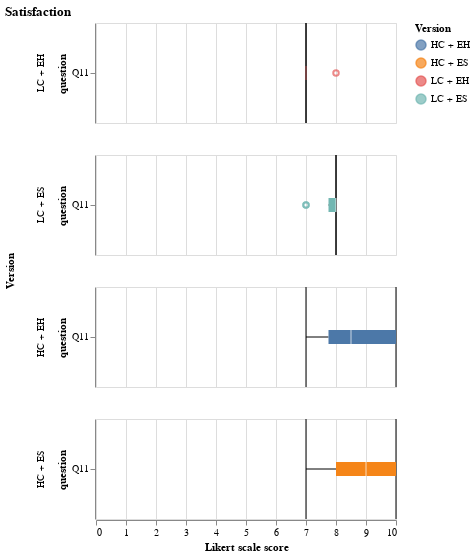

Here is the notebook cell this chart was saved with:
### Code cell
charts[1]

### Figure 1 — Vega-Lite specification as saved in the notebook (floating-point values rounded to 4 significant figures)
{"config": {"view": {"continuousWidth": 300, "continuousHeight": 300}}, "data": {"name": "data-ddba6549e6157d6fbefa704cefbaf4f3"}, "mark": {"type": "boxplot", "ticks": true}, "encoding": {"color": {"field": "version", "title": "Version", "type": "nominal"}, "row": {"field": "version", "sort": ["LC + EH", "LC + ES", "HC + EH", "HC + ES"], "spacing": 30, "title": "Version", "type": "nominal"}, "x": {"field": "value", "scale": {"domain": [0, 10]}, "title": "Likert scale score", "type": "quantitative"}, "y": {"field": "question", "sort": ["LC + EH", "LC + ES", "HC + EH", "HC + ES"], "type": "nominal"}}, "height": 100, "title": "Satisfaction", "$schema": "https://vega.github.io/schema/vega-lite/v5.8.0.json", "datasets": {"data-ddba6549e6157d6fbefa704cefbaf4f3": [{"version": "LC + ES", "question": "Q11", "value": 8}, {"version": "LC + ES", "question": "Q11", "value": 8}, {"version": "LC + EH", "question": "Q11", "value": 7}, {"version": "HC + ES", "question": "Q11", "value": 10}, {"version": "HC + EH", "question": "Q11", "value": 7}, {"version": "LC + EH", "question": "Q11", "value": 7}, {"version": "LC + EH", "question": "Q11", "value": 7}, {"version": "LC + ES", "question": "Q11", "value": 7}, {"version": "HC + ES", "question": "Q11", "value": 7}, {"version": "LC + EH", "question": "Q11", "value": 7}, {"version": "HC + EH", "question": "Q11", "value": 10}, {"version": "HC + EH", "question": "Q11", "value": 8}, {"version": "HC + EH", "question": "Q11", "value": 8}, {"version": "LC + ES", "question": "Q11", "value": 8}, {"version": "HC + ES", "question": "Q11", "value": 8}, {"version": "LC + ES", "question": "Q11", "value": 8}, {"version": "LC + EH", "question": "Q11", "value": 8}, {"version": "HC + ES", "question": "Q11", "value": 8}, {"version": "HC + ES", "question": "Q11", "value": 10}, {"version": "HC + ES", "question": "Q11", "value": 10}, {"version": "HC + EH", "question": "Q11", "value": 10}, {"version": "HC + EH", "question": "Q11", "value": 10}, {"version": "HC + EH", "question": "Q11", "value": 7}, {"version": "LC + ES", "question": "Q11", "value": 7}, {"version": "HC + ES", "question": "Q11", "value": 8}, {"version": "LC + ES", "question": "Q11", "value": 8}, {"version": "LC + EH", "question": "Q11", "value": 7}, {"version": "HC + ES", "question": "Q11", "value": 10}, {"version": "LC + EH", "question": "Q11", "value": 7}, {"version": "HC + EH", "question": "Q11", "value": 9}, {"version": "LC + ES", "question": "Q11", "value": 8}, {"version": "LC + EH", "question": "Q11", "value": 7}]}}
